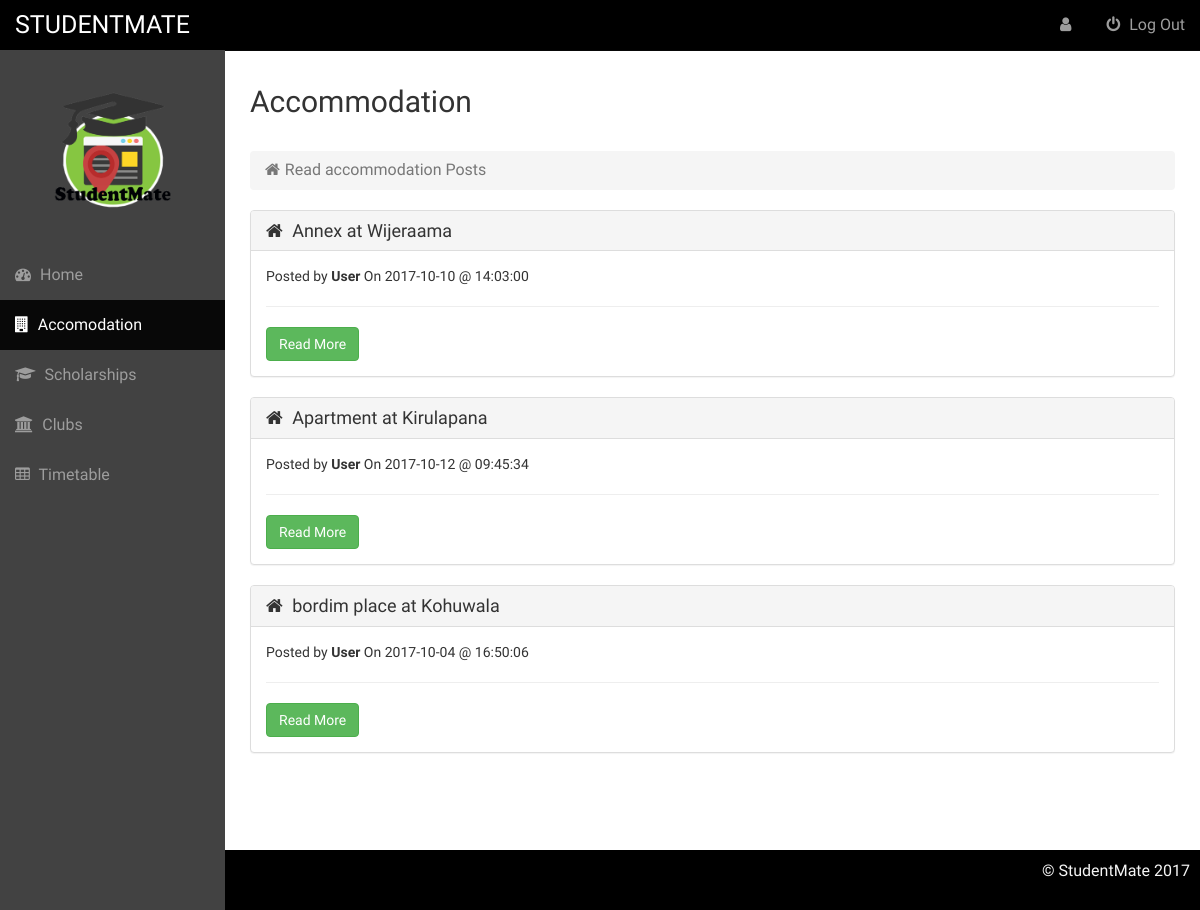
Before: /index.php/users/userAccommodation with the older database file.
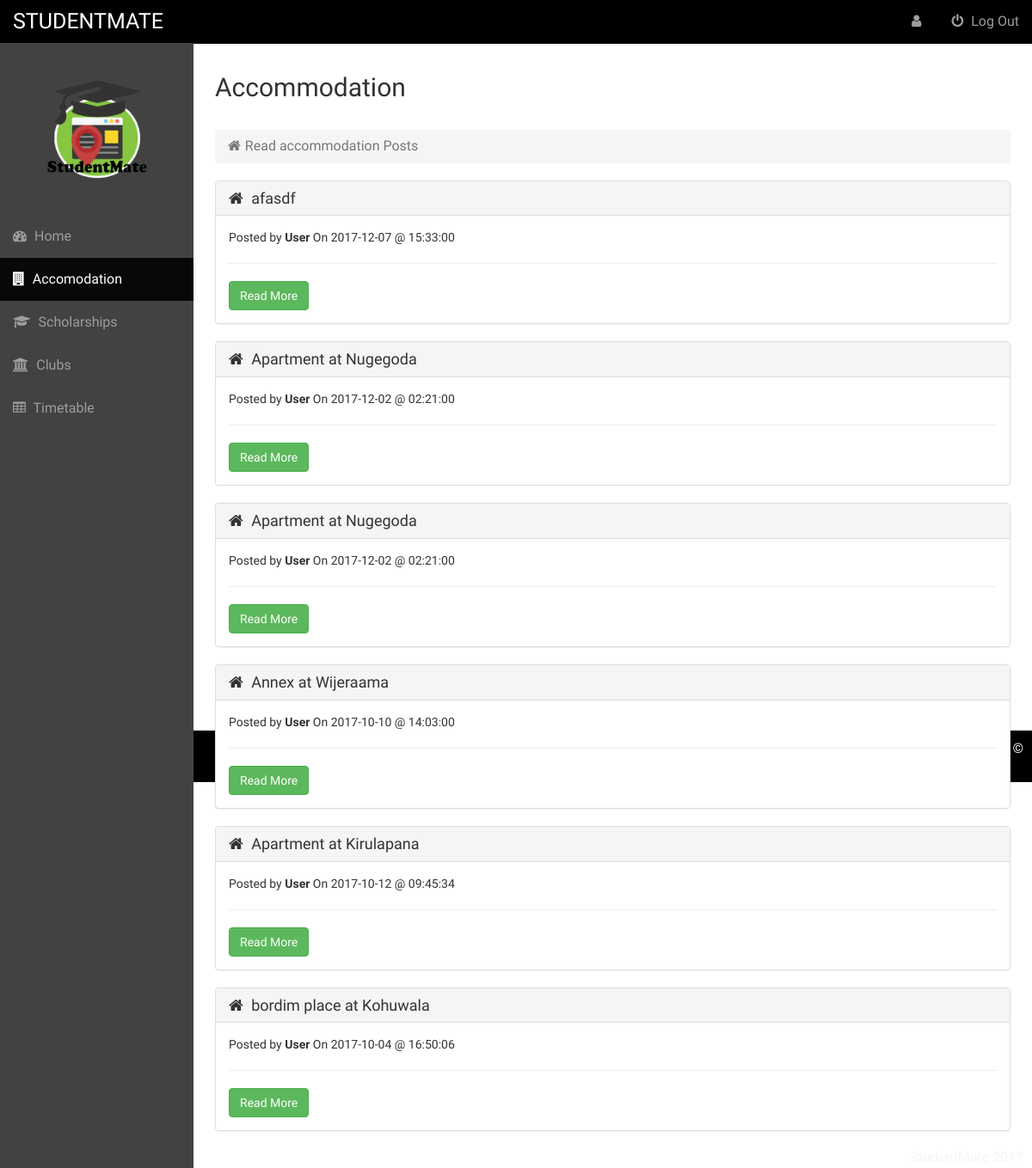
After: the same page with the newer database file.
### tables this page shows
CREATE TABLE `accommo` (
  `ac_id` int(10) NOT NULL,
  `ac_title` varchar(30) NOT NULL,
  `ac_content` varchar(500) NOT NULL,
  `ac_date` date NOT NULL,
  `ac_time` time NOT NULL
);

### application/controllers/Users.php (called while the page is built, shortened)
<?php
class Users extends CI_Controller{
        public function __construct()
        {
				$this->load->model('User_model');
        }
        public function userAccommodation() {
          $data['accomos'] = $this->User_model->getAccomo();
          $this->load->view('pages/User/accommodation_page', $data);
        }
}
?>

### index.php (called while the page is built, shortened)
<?php
require_once BASEPATH.'core/CodeIgniter.php';

### application/models/User_model.php (called while the page is built, shortened)
<?php
class User_model extends CI_Model {
    public function getAccomo() {
        $this->db->select('*');
        $this->db->from('accommo');
        $this->db->order_by('ac_id','DESC');
        $query = $this->db->get();
        return $query->result();
    }
}
?>

### application/views/pages/User/accommodation_page.php (the view, shortened to what this page needs)
<!DOCTYPE html>
<html>
    <head>
        <link rel="stylesheet" href="<?php echo base_url(); ?>assets/css/bootstrap.min.css">
        <link rel="stylesheet" href="<?php echo base_url(); ?>assets/css/home.css">
        <link rel="stylesheet" href="<?php echo base_url(); ?>assets/font-awesome/css/font-awesome.min.css">
    </head>
  <body>
    <div id="wrapper">
        <nav class="navbar navbar-inverse navbar-fixed-top" role="navigation">
        <div class="navbar-header">
          <a class="navbar-brand" href="<?php echo site_url('Users/userHome') ?>" style="font-size: 25px;">STUDENTMATE</a>
        </div>
        <div class="collapse navbar-collapse navbar-ex1-collapse">
          <ul class="nav navbar-nav side-nav">
              <img src="<?php echo base_url() ?>assets/images/logoNew.png" alt="logo" class="logo">
            <li><a href="<?php echo site_url("Users/userHome") ?>"><i class="fa fa-dashboard"></i> Home</a></li>
            <li class="active"><a href="#"><i class="fa fa-building"></i> Accomodation</a></li>
            <li><a href="<?php echo site_url("Users/userScholarships") ?>"><i class="fa fa-graduation-cap"></i> Scholarships</a></li>
            <li><a href="<?php echo site_url("Users/userClubs") ?>"><i class="fa fa-university"></i> Clubs</a></li>
            <li><a href="bootstrap-elements.html"><i class="fa fa-table"></i> Timetable</a></li>
          </ul>
          <ul class="nav navbar-nav navbar-right navbar-user" style="color: black;">
            <li><a href="<?php echo site_url('Users/userProfile') ?>"><i class="fa fa-user"></i> <?php echo $_SESSION['username'];?></a></li>
            <li><a href="<?php echo base_url('Users/signout'); ?>"><i class="fa fa-power-off"></i> Log Out</a></li>
          </ul>
        </div>
      </nav>
      <div id="page-wrapper">
          <div class="col-lg-12">
            <div class="row">
              <h2>Accommodation</h2><br>
              <ol class="breadcrumb">
                <li class="active"><i class="fa fa-home"></i>Read accommodation Posts</li>
              </ol>
          </div>
          <?php if (count($accomos)): ?>
          <?php foreach ($accomos as $row): ?>
          <div class="row">
            <div class="panel panel-default">
              <div class="panel-heading">
                <h1 class="panel-title"><i class="fa fa-home"></i> <?php echo $row->ac_title; ?></h1>
              </div>
              <div class="panel-body">
                <p>Posted by <b>User</b> On <?php echo $row->ac_date; ?>
                  @ <?php echo $row->ac_time; ?><br>
                </p><hr>
                <a href="<?php echo base_url('Users/getAccomoPost/'.$row->ac_id) ?>"><button type='submit' class='btn btn-success'>Read More</button></a>
              </div>
            </div>
          </div>
          <?php endforeach; ?>
          <?php else: ?>
          <center><p style="margin: 20px;">No accomodation posts/p></center>
          <?php endif ?>
        </div>
      </div>
    </div>
    <footer>
        <p class="text-right">&copy StudentMate 2017</p>
    </footer>
  </body>
</html>

Changed rows visible on the page:
added accommo: ac_title "afasdf", ac_date "2017-12-07", ac_time "15:33:00"
added accommo: ac_title "Apartment at Nugegoda", ac_date "2017-12-02", ac_time "02:21:00"
added accommo: ac_title "Apartment at Nugegoda", ac_date "2017-12-02", ac_time "02:21:00"
